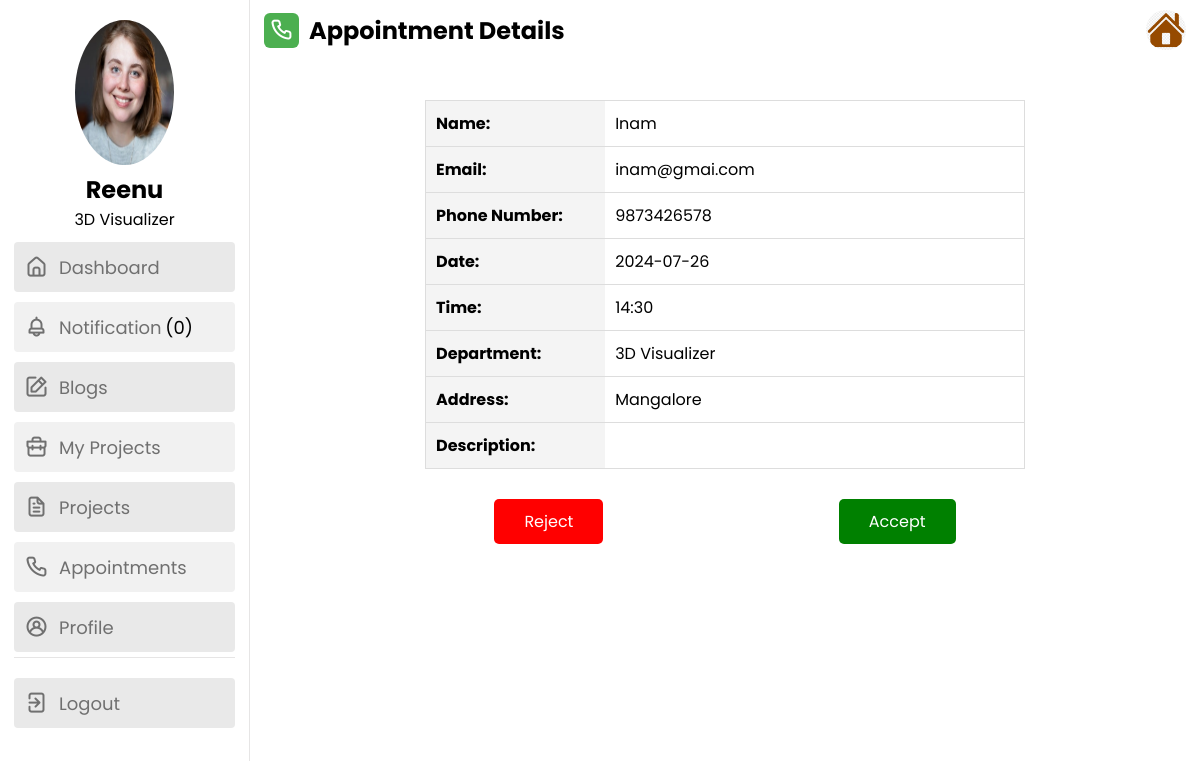
The app's page /staff_app_view/27/24/ (signed in) with its own data.
### future_app/models.py (models this page shows, shortened)
class Staff(models.Model):
    staff = models.ForeignKey(User, on_delete=models.CASCADE, related_name='staff_profile')
    designation = models.CharField(max_length=100, null=True, blank=True)
    experience = models.CharField(max_length=100, null=True, blank=True)
    qualification = models.CharField(max_length=100, null=True, blank=True)
    image = models.ImageField(null=True, blank=True, upload_to="images/")

class User(AbstractUser):
    USERNAME_FIELD = 'email'
    REQUIRED_FIELDS = ['username', 'phone_number']
    user_type = models.IntegerField(default=1, choices=userchoices)
    phone_number = models.CharField(max_length=10, null=True, blank=True)
    email = models.EmailField(null=True, blank=True, unique=True)
    created_at = models.DateField(auto_now_add=True)
    name = models.CharField(max_length=100, null=True, blank=True)

class Appointment(models.Model):
    date = models.CharField(max_length=10, null=True, blank=True)
    time = models.CharField(max_length=10, null=True, blank=True)
    department = models.CharField(max_length=100, null=True, blank=True)
    description = models.TextField(null=True, blank=True)
    address = models.TextField(max_length=100, null=True, blank=True)
    staff_name = models.ForeignKey(User, on_delete=models.CASCADE, related_name='appointments_as_staff', null=True, blank=True)
    client = models.ForeignKey(User, on_delete=models.CASCADE, related_name='appointments_as_client', default=1)  # Set a valid default
    status = models.IntegerField(default=1, choices=status)
    created_at = models.DateTimeField(auto_now_add=True, null=True)

### future_app/views.py (the view)
# urls.py: path('staff_app_view/<int:id>/<int:id1>/', views.staff_app_view, name='staff_app_view'),
@login_required
def staff_app_view(request, id, id1):
    unread_count = Notification.objects.filter(user=request.user.id, read=False).count()
    user = User.objects.get(id=request.user.id)
    staff = Staff.objects.filter(staff_id=user)
    client = User.objects.filter(id=id)
    app = Appointment.objects.filter(client_id=id, id=id1)
    return render(request, 'staff_app_view.html', locals())

### templates/staff_app_view.html (shortened to what this page needs)
<!DOCTYPE html>
{% load static %}
<html lang="en">
<head>
    <link rel="stylesheet" href="{% static 'css/staff.css' %}">
    <link rel="stylesheet" href="https://unicons.iconscout.com/release/v4.0.0/css/line.css">
</head>
<body>
    <nav>
        <div class="profile">
            {% for i in staff %}
            <a class="profiledata" href="{% url 'staff_profile' %}"><img src="{{ i.image.url }}" alt="Profile Picture"></a>
            <h2>{{ user.name }}</h2>
            <p>{{ i.designation }}</p>
            {% endfor %}
        </div>
        <div class="menu-items">
            <ul class="nav-links">
                <li><a href="{% url 'staff_dashboard' %}">
                    <i class="uil uil-estate"></i>
                    <span class="link-name">Dashboard</span>
                </a></li>
                <li><a href="{% url 'staff_notification' %}">
                    <i class="uil uil-bell"></i>
                    <span class="link-name">Notification</i><mark class="big swing">({{ unread_count }})</mark></span>
                </a></li>
                <li><a href="{% url 'staff_blog' %}">
                    <i class="uil uil-edit"></i>
                    <span class="link-name">Blogs</span>
                </a></li>
                <li><a href="{% url 'staff_myproject_list' %}">
                    <i class="uil uil-briefcase"></i>
                    <span class="link-name">My Projects</span>
                </a></li>
                <li><a href="{% url 'staff_project_list' %}">
                    <i class="uil uil-file-alt"></i>
                    <span class="link-name">Projects</span>
                </a></li>
                <li><a href="{% url 'staff_appointments' %}">
                    <i class="uil uil-phone"></i>
                    <span class="link-name">Appointments</span>
                </a></li>
                <li><a href="{% url 'staff_profile' %}">
                    <i class="uil uil-user-circle"></i>
                    <span class="link-name">Profile</span>
                </a></li>
            </ul>
            <ul class="logout-mode">
                <li><a href="{% url 'logout' %}">
                    <i class="uil uil-signout"></i>
                    <span class="link-name">Logout</span>
                </a></li>
            </ul>
        </div>
    </nav>
    <section class="dashboard" style="justify-content:space-between;">
        <div class="top">
            <div class="title">
                <i class="uil uil-phone"></i>
                <span>Appointment Details</span>
            </div>
            <img src="{% static 'img/favicon.png' %}" alt="">
        </div>
        <div class="activity">
            {% for i in app %}
            {% for j in client %}
            {% if i.client_id == j.id %}
            <div class="appointment-info" style="padding-top: 50px;">
                <table>
                    <tr>
                        <th>Name:</th>
                        <td>{{ j.name }}</td>
                    </tr>
                    <tr>
                        <th>Email:</th>
                        <td>{{ j.email }}</td>
                    </tr>
                    <tr>
                        <th>Phone Number:</th>
                        <td>{{ j.phone_number }}</td>
                    </tr>
                    <tr>
                        <th>Date:</th>
                        <td>{{ i.date }}</td>
                    </tr>
                    <tr>
                        <th>Time:</th>
                        <td>{{ i.time }}</td>
                    </tr>
                    <tr>
                        <th>Department:</th>
                        <td>{{ i.department }}</td>
                    </tr>
                    <tr>
                        <th>Address:</th>
                        <td>{{ i.address }}</td>
                    </tr>
                    <tr>
                        <th>Description:</th>
                        <td>{{ i.description }}</td>
                    </tr>
                </table>
            </div>
            <div class="action-buttons">
                <a href="{% url 'staff_reject_appointment' i.client_id %}" class="reject">Reject</a>
                <a href="{% url 'project_schedule' i.client_id i.id %}" class="accept">Accept</a>
            </div>
            {% endif %}
            {% endfor %}
            {% endfor %}
        </div>
    </section>
</body>
</html>

### static/css/staff.css (style rules this page uses)
* { margin: 0; padding: 0; box-sizing: border-box; font-family: 'Poppins', sans-serif; }
:root { --primary-color: #4CAF50; --panel-color: #FFF; --text-color: #000; --black-light-color: #707070; --border-color: #e6e5e5; --toggle-color: #DDD; --box1-color: #4DA3FF; --box2-color: #FFE6AC; --box3-color: #E7D1FC; --title-icon-color: #fff; --tran-05: all 0.5s ease; --tran-03: all 0.3s ease; --tran-03: all 0.2s ease; }
body { min-height: 100vh; background-color: var(--primary-color); }
nav { position: fixed; top: 0; left: 0; height: 100%; width: 250px; padding: 10px 14px; background-color: var(--panel-color); border-right: 1px solid var(--border-color); transition: var(--tran-05); }
nav .menu-items { margin-top: 15px; height: calc(100% - 90px); display: flex; flex-direction: column; justify-content: space-between; }
.menu-items li { list-style: none; }
.menu-items li a { display: flex; align-items: center; height: 50px; text-decoration: none; position: relative; }
.menu-items li a i { font-size: 24px; min-width: 45px; height: 100%; display: flex; align-items: center; justify-content: center; color: var(--black-light-color); }
.menu-items li a .link-name { font-size: 18px; font-weight: 400; color: var(--black-light-color); transition: var(--tran-05); }
.menu-items .logout-mode { padding-top: 10px; border-top: 1px solid var(--border-color); }
.dashboard { position: relative; left: 250px; background-color: var(--panel-color); min-height: 100vh; width: calc(100% - 250px); padding: 10px 14px; transition: var(--tran-05); }
.dashboard .top { position: fixed; top: 0; left: 250px; display: flex; width: calc(100% - 250px); justify-content: space-between; align-items: center; padding: 10px 14px; background-color: var(--panel-color); transition: var(--tran-05); z-index: 10; }
.top img { width: 40px; border-radius: 50%; }

### templates/staff_app_view.html (style rules this page uses)
:root { --primary-color: #4CAF50; }
nav { position: fixed; top: 0; left: 0; height: 100%; width: 250px; padding: 10px 14px; background-color: var(--panel-color); border-right: 1px solid var(--border-color); transition: var(--tran-05); overflow-y: auto; }
.mark, mark { padding: .2em; background-color: #f1f1f1; }
nav .menu-items { justify-content: normal; margin-top: 0; }
.profile { text-align: center; }
.profile img { width: 68%; height: 145px; border-radius: 50%; object-fit: fill; }
.activity { padding-top: 40px; }
.title { display: flex; flex-direction: row; font-size: 24px; font-weight: bolder; gap: 10px; }
.dashboard .title i { position: relative; height: 35px; width: 35px; background-color: var(--primary-color); border-radius: 6px; color: var(--title-icon-color); display: flex; align-items: center; justify-content: center; font-size: 24px; }
a { display: inline-block; margin-top: 10px; color: #4CAF50; text-decoration: none; }
ul { list-style: none; padding: 0; }
ul li { background-color: #f1f1f1; margin-bottom: 5px; border-radius: 4px; }
ul li:nth-child(odd) { background-color: #e9e9e9; }
table { width: 100%; border-collapse: collapse; }
th, td { padding: 10px; text-align: left; border-bottom: 1px solid #ddd; }
th { background-color: #f2f2f2; }
.action-buttons { margin-top: 20px; display: flex; gap: 5px; justify-content: space-evenly; }
.action-buttons a { text-decoration: none; }
.appointment-info { width: 100%; max-width: 600px; margin: 0 auto; border-collapse: collapse; }
table { width: 100%; border: 1px solid #ddd; border-spacing: 0; border-collapse: collapse; }
th { background-color: #f4f4f4; width: 30%; }
td { width: 70%; }
tr:last-child td { border-bottom: none; }
.accept { padding: 10px 30px; background-color: green; color: white; border-radius: 5px; }
.reject { padding: 10px 30px; background-color: red; color: white; border-radius: 5px; }

### records on screen
Staff: image (picture), designation "3D Visualizer"
User: name "Reenu"
Appointment: date "2024-07-26", time "14:30", department "3D Visualizer", address "Mangalore"
User: name "Inam", email "inam@gmai.com", phone_number "9873426578"

### other values on screen
{{ unread_count }} "0"
